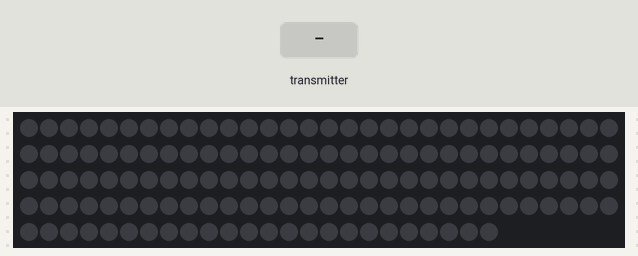
The sketch below on a simulated ESP32. Shown: 144 RGB LEDs in strip order, left to right, continuing on the next row. The inputs (shaded band) are chosen by the test bench. Dim RGB values are drawn brighter than linear; what the sketch prints to the serial monitor is not drawn.

Above: at 1.2 s.
1.3 s: the transmitter starts sending a = 64
At 1.46 s:
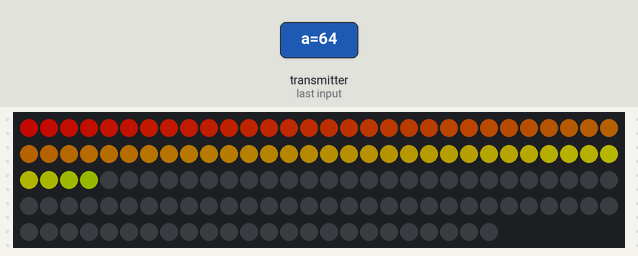
3.7 s: the transmitter starts sending a = 128
At 3.88 s:
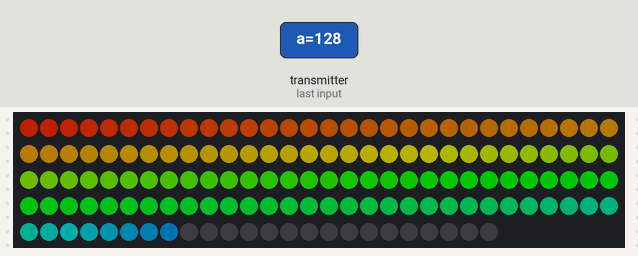
6.1 s: the transmitter starts sending a = 255
At 6.4 s:
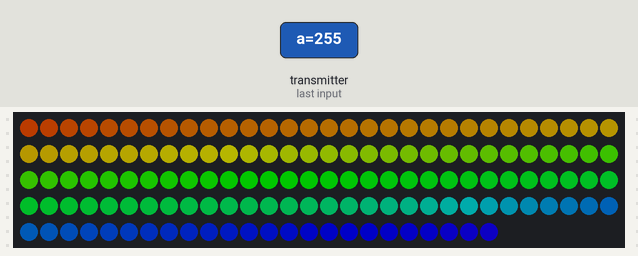
7.6 s: the transmitter starts sending a = 255
At 8.8 s:
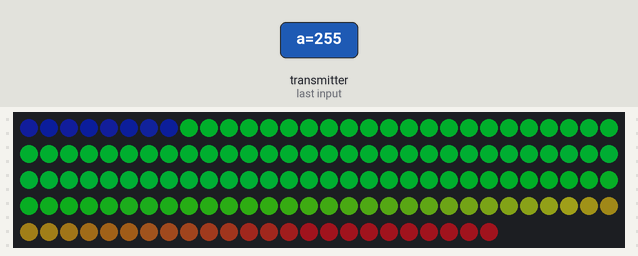
9.1 s: the transmitter starts sending a = 128
At 10.1 s:
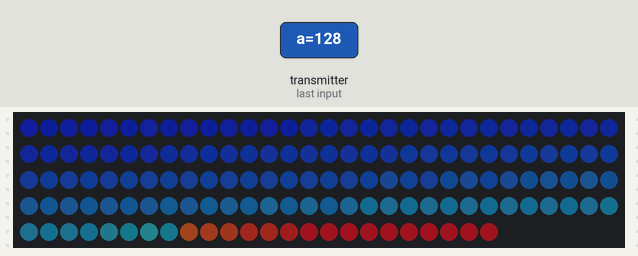
10.6 s: the transmitter starts sending a = 255
At 11.1 s:
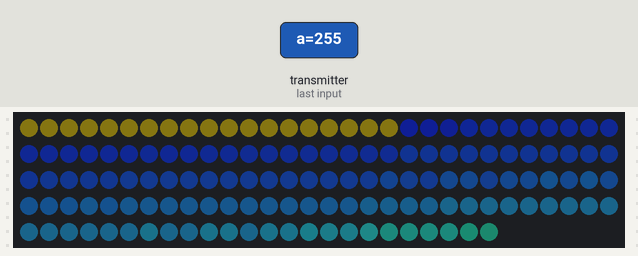
Timing chart, 0 to 13.1 s (numbered marks = the images above; inputs shaded):
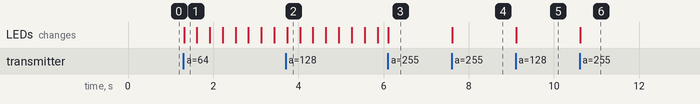

Measured:
- after the input at 1.3 s, the LEDs: change at once (image 1)
- after the input at 3.7 s, the LEDs: change at once (image 2)
- after the input at 6.1 s, the LEDs: change at once (image 3)
- after the input at 7.6 s, the LEDs: first change at once (image 4 shows a later state)
- after the input at 9.1 s, the LEDs: change at once (image 5)
- after the input at 10.6 s, the LEDs: first change at once (image 6 shows a later state)

The sketch:

LED_bar.ino
```cpp
#include <WiFi.h>
#include <esp_now.h>
#include <FastLED.h>
#define NUM_LEDS 144
//GPIO6, GPIO7, GPIO8, GPIO9, GPIO10, and GPIO11 are all unavailable
#define DATA_PIN  10


CRGB leds[NUM_LEDS];

unsigned long previousMillis = 0;
const long interval = 10;

typedef struct struct_message {//matching data structure for mic side
  byte a;
  byte b = 0;
} struct_message;

struct_message myData;

DEFINE_GRADIENT_PALETTE( red_blue ) { //blue -> red
  0,   0,  0,  255,
  128,   255, 0, 0,
  255,   0, 0, 255
};

DEFINE_GRADIENT_PALETTE( green_purple ) { //green -> purple
  0,   0,  255,  0,
  128,   255, 0, 255,
  255,   0, 255, 0
};

DEFINE_GRADIENT_PALETTE( uscYaFuck ) { //gold -> cardinal
  0,   255,  204,  0, //gold
  128,   255, 0, 0, //cardinal
  255,   255,  204,  0 // gold
};

bool musicReactive = HIGH;
int animationSpeed = 250;
CRGBPalette16 currentPalette;
uint8_t paletteIndex = 0;


void OnDataRecv(const uint8_t * mac, const uint8_t *incomingData, int len) {
  memcpy(&myData, incomingData, sizeof(myData));
  //Serial.println(myData.a);


}
void setup() {
  // put your setup code here, to run once:
  //Add LEDs
  FastLED.addLeds<WS2812B, DATA_PIN, GRB>(leds, NUM_LEDS);
  Serial.begin(115200);
  FastLED.setBrightness(175);
  FastLED.clear();
  FastLED.show();
  WiFi.mode(WIFI_STA);//sets wifi mode as a station
  currentPalette = RainbowColors_p;

  // Init ESP-NOW
  if (esp_now_init() != 0) {
    Serial.println("Error initializing ESP-NOW");
    return;
  }
    Serial.println("success");
    esp_now_register_recv_cb(OnDataRecv);

}
void loop() {
  // put your main code here, to run repeatedly:
  fill_palette(leds, myData.a, paletteIndex, 255 / NUM_LEDS, currentPalette, 175, LINEARBLEND);
  EVERY_N_MILLISECONDS(10) {
    fadeToBlackBy(leds, NUM_LEDS, 48);
  }
  EVERY_N_MILLISECONDS(animationSpeed) {
    paletteIndex++;
  }
  FastLED.show();
  delay(0);
}
```
